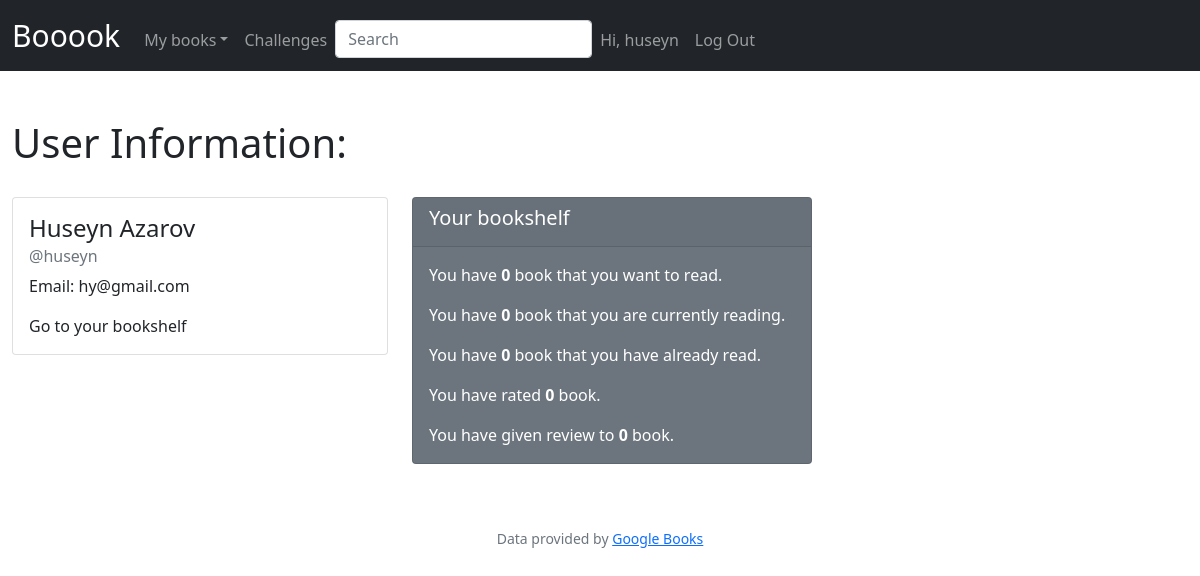
Screenshot of /user?id=2 (signed in) with the database file from the repository.
### tables this page shows
CREATE TABLE users (
    id INTEGER NOT NULL PRIMARY KEY AUTOINCREMENT,
    firstname TEXT NOT NULL,
    lastname TEXT NOT NULL,
    username TEXT NOT NULL UNIQUE,
    email TEXT NOT NULL UNIQUE,
    hash TEXT NOT NULL);

### app.py (the view)
@app.route("/user")
def user():
    if requires_auth():
        return redirect("/login")
    user = request.args.get("id")
    connection = sqlite3.connect("booook.db")
    db = connection.cursor()
    if int(user) == session["user_id"]:
        user_info = db.execute("SELECT * FROM users WHERE id = ?", (session["user_id"],)).fetchone()
        print(user_info)
        wtr = db.execute("SELECT COUNT(book_id) FROM shelf WHERE lib_id IN (SELECT id FROM library WHERE user_id = ? AND name = 'Want to read')", (session["user_id"],)).fetchone()[0]
        read = db.execute("SELECT COUNT(book_id) FROM shelf WHERE lib_id IN (SELECT id FROM library WHERE user_id = ? AND name = 'Read')", (session["user_id"],)).fetchone()[0]
        cread = db.execute("SELECT COUNT(book_id) FROM shelf WHERE lib_id IN (SELECT id FROM library WHERE user_id = ? AND name = 'Currently reading')", (session["user_id"],)).fetchone()[0]
        rating = db.execute("SELECT COUNT(rating) FROM book WHERE user_id = ?", (session["user_id"],)).fetchone()[0]
        review = db.execute("SELECT COUNT(review) FROM comment WHERE user_id = ?", (session["user_id"],)).fetchone()[0]
        shelf = {
            "Want to read": wtr,
            "Currently reading": cread,
            "Read": read
        }
        print(read)
        print(cread)
        print(wtr)
        return render_template("user.html", user_info = user_info, shelf = shelf, rating = rating, review = review)
    else:
        flash("You do not have access", "danger")
        return redirect("/")

### authentication.py (called while the page is built)
def requires_auth():
    if session.get("user_id") == None:
        return True
    return False

### templates/user.html (shortened to what this page needs)
{% extends "layout.html" %}
{% block main %}
<h1 style="margin-bottom: 30px">User Information:</h1>
<div class="row" style="box-border: 3px black">
    <div class="col-sm-4">
        <div class="card">
            <div class="card-body">
              <h4 class="card-title">{{user_info[1]}} {{user_info[2]}}</h4>
              <h6 class="card-subtitle mb-2 text-muted">@{{user_info[3]}}</h6>
              <p class="card-text">Email: {{user_info[4]}}</p>
              <p class="card-text">Go to your bookshelf</p>
            </div>
          </div>
    </div>
    <div class="col-sm-8" id="info">
      <div class="card text-white bg-secondary mb-3" style="max-width: 25rem;">
        <div class="card-header"><h5>Your bookshelf</h5></div>
        <div class="card-body">
          <p class="card-text">You have <strong>{{shelf["Want to read"]}}</strong>
            {% if shelf["Want to read"] > 1  %}
              books
            {% else %}
              book
            {% endif %}
            that you want to read.</p>
          <p class="card-text">You have <strong>{{shelf["Currently reading"]}}</strong>
            {% if shelf["Currently reading"] > 1  %}
              books
            {% else %}
              book
            {% endif %}
              that you are currently reading.</p>
          <p class="card-text">You have <strong>{{shelf["Read"]}}</strong>
            {% if shelf["Read"] > 1  %}
              books
            {% else %}
              book
            {% endif %}
            that you have already read.</p>
          <p class="card-text">You have rated <strong>{{rating}}</strong>
            {% if rating > 1 %}
              books.
            {% else %}
              book.
            {% endif %}</p>
          <p class="card-text">You have given review to <strong>{{review}}</strong>
            {% if review > 1 %}
              books.
            {% else %}
              book.
            {% endif %}</p>
        </div>
      </div>
    </div>
{% endblock %}

### rows the page displays
users: firstname "Huseyn", lastname "Azarov", username "huseyn", email "hy@gmail.com"

### other values shown
{{ session["username"] }} "huseyn"
{{ shelf["Want to read"] }} "0"
{{ shelf["Currently reading"] }} "0"
{{ shelf["Read"] }} "0"
{{ rating }} "0"
{{ review }} "0"
